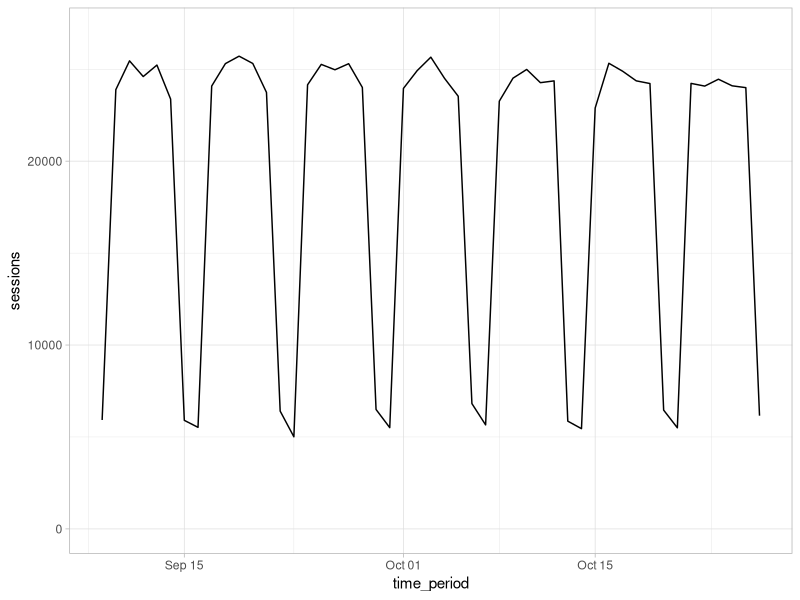

The R script that drew this image:
library(tidyverse)

set.seed(617)

ga_data <- data.frame(time_period = seq(as.Date("2018-09-09"), as.Date("2018-10-27"), by = "day"),
                      sessions = rep(c(5000, 22750, 24000, 24250, 24000, 23000, 5750),7))

ga_data$sessions <- ga_data$sessions + runif(49, 1, 1500) %>% round()


ggplot(data = ga_data, mapping=aes(x=time_period, y = sessions)) +
         geom_line() +
  scale_y_continuous(limits = c(0,27000)) +
         theme_light()
